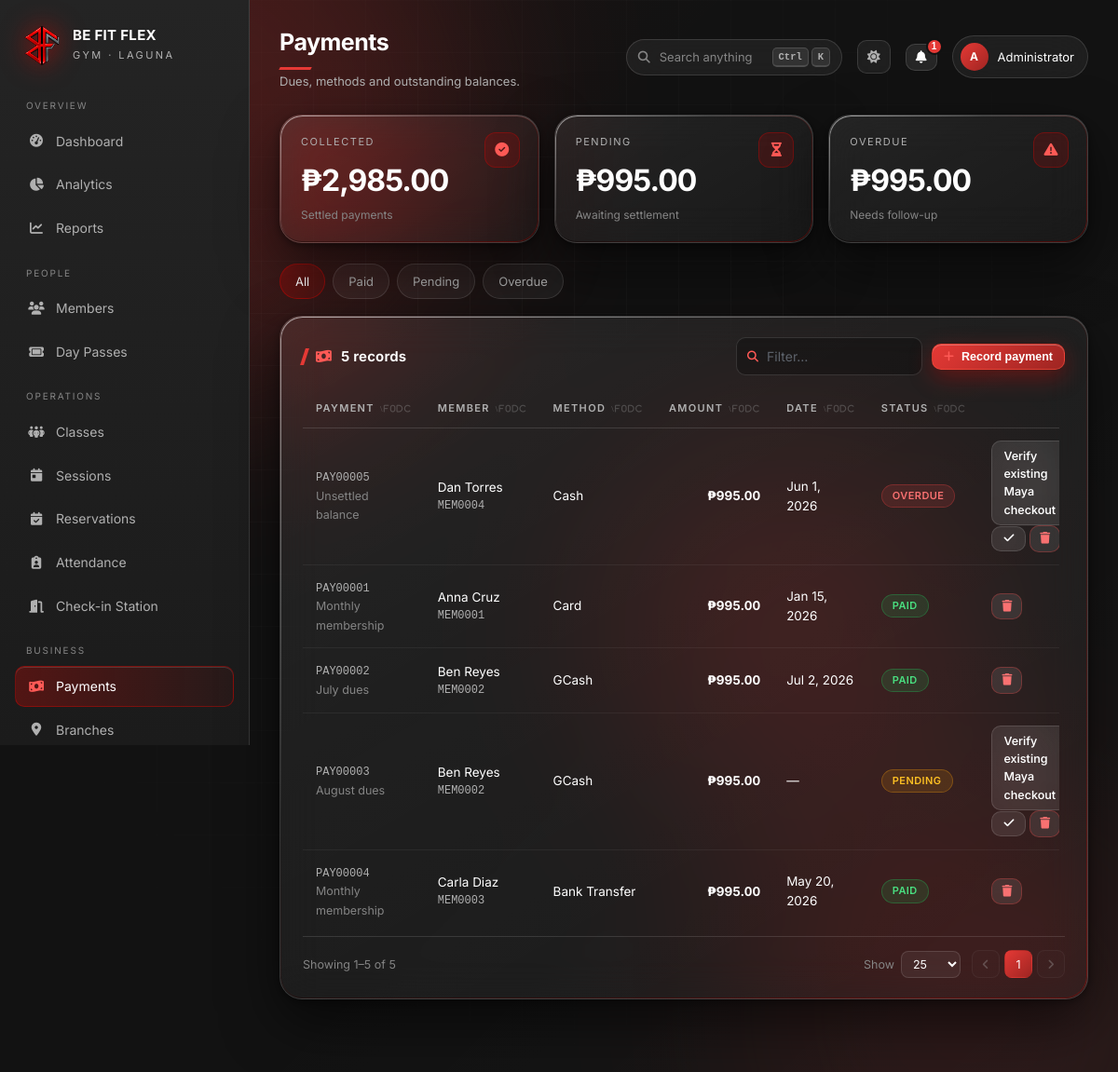
/admin/payments.php (signed in), run on the app's committed database.
### tables this page shows
CREATE TABLE payments (
    payment_id VARCHAR(50) PRIMARY KEY,
    member_id VARCHAR(50) NOT NULL,
    session_id VARCHAR(50),
    amount DECIMAL(10,2) NOT NULL,
    payment_method ENUM('Cash','Card','GCash','Bank Transfer','Maya') NOT NULL,
    payment_status ENUM('Paid','Pending','Overdue') NOT NULL DEFAULT 'Pending',
    payment_date DATE,
    maya_checkout_id VARCHAR(100) NULL,
    notes LONGTEXT NULL,
    created_at TIMESTAMP DEFAULT CURRENT_TIMESTAMP,
    updated_at TIMESTAMP DEFAULT CURRENT_TIMESTAMP ON UPDATE CURRENT_TIMESTAMP,
    FOREIGN KEY (member_id) REFERENCES members(member_id) ON DELETE CASCADE,
    FOREIGN KEY (session_id) REFERENCES sessions(session_id) ON DELETE SET NULL,
    INDEX idx_member_id (member_id), INDEX idx_payment_status (payment_status), INDEX idx_payment_date (payment_date)
);

CREATE TABLE members (
    member_id VARCHAR(50) PRIMARY KEY,
    user_id INT NOT NULL UNIQUE,
    member_name VARCHAR(255) NOT NULL,
    contact_number TEXT NOT NULL,
    contact_number_encrypted TEXT NULL,
    email VARCHAR(255) NOT NULL,
    membership_type ENUM('Monthly') NOT NULL,
    join_date DATE NOT NULL,
    out_date DATE NULL,
    status ENUM('Active','Inactive','Expired') NOT NULL DEFAULT 'Active',
    created_at TIMESTAMP DEFAULT CURRENT_TIMESTAMP,
    updated_at TIMESTAMP DEFAULT CURRENT_TIMESTAMP ON UPDATE CURRENT_TIMESTAMP,
    FOREIGN KEY (user_id) REFERENCES users(user_id) ON DELETE CASCADE,
    INDEX idx_status (status), INDEX idx_member_name (member_name), INDEX idx_email (email)
);

### config/db.php (called while the page is built, shortened)
<?php
function db(): PDO
{
    static $pdo = null;
    if ($pdo instanceof PDO) {
        return $pdo;
    }
    $dsn = sprintf('mysql:host=%s;port=%s;dbname=%s;charset=utf8mb4', DB['host'], DB['port'], DB['name']);
    try {
        $pdo = new PDO($dsn, DB['user'], DB['pass'], [
            PDO::ATTR_ERRMODE            => PDO::ERRMODE_EXCEPTION,
            PDO::ATTR_DEFAULT_FETCH_MODE => PDO::FETCH_ASSOC,
            PDO::ATTR_EMULATE_PREPARES   => false,
        ]);
    } catch (PDOException $e) {
        http_response_code(500);
        error_log('Database connection failed: ' . $e->getMessage());
        echo '<!doctype html><meta charset="utf-8">'
           . '<div style="font:16px system-ui;background:#0a0a0a;color:#eee;padding:40px;height:100vh">'
           . '<h1 style="color:#E10600">Database connection failed</h1>'
           . '<p>MySQL is not reachable, the database has not been imported, or its environment variables are incorrect.</p>'
           . '<p>Check the database service and application logs, then verify the MYSQLHOST, MYSQLPORT, MYSQLDATABASE, MYSQLUSER, and MYSQLPASSWORD settings.</p></div>';
        exit;
    }
    return $pdo;
}

### admin/payments.php (the view, shortened to what this page needs)
<?php
$filter = $_GET['status'] ?? 'all';
$sql = 'SELECT p.*, m.member_name FROM payments p JOIN members m ON m.member_id = p.member_id';
$args = [];
$sql .= ' ORDER BY (p.payment_status <> "Overdue"), p.created_at DESC';
$payments = rows($sql, $args);
$paid    = (float) scalar("SELECT COALESCE(SUM(amount),0) FROM payments WHERE payment_status='Paid'");
$pending = (float) scalar("SELECT COALESCE(SUM(amount),0) FROM payments WHERE payment_status='Pending'");
$overdue = (float) scalar("SELECT COALESCE(SUM(amount),0) FROM payments WHERE payment_status='Overdue'");
include __DIR__ . '/../includes/header.php';
?>
<div class="stats">
  <div class="stat glass hover"><div class="ico"><i class="fa-solid fa-circle-check"></i></div>
    <div class="label">Collected</div><div class="value payment-stat-value"><?= money($paid) ?></div>
    <div class="note">Settled payments</div></div>
  <div class="stat glass hover"><div class="ico"><i class="fa-solid fa-hourglass-half"></i></div>
    <div class="label">Pending</div><div class="value payment-stat-value"><?= money($pending) ?></div>
    <div class="note">Awaiting settlement</div></div>
  <div class="stat glass hover"><div class="ico"><i class="fa-solid fa-triangle-exclamation"></i></div>
    <div class="label">Overdue</div><div class="value payment-stat-value"><?= money($overdue) ?></div>
    <div class="note">Needs follow-up</div></div>
</div>
<div class="tabs">
  <?php foreach (['all' => 'All', 'Paid' => 'Paid', 'Pending' => 'Pending', 'Overdue' => 'Overdue'] as $k => $lbl): ?>
    <a class="<?= $filter === $k ? 'on' : '' ?>" href="?status=<?= $k ?>"><?= $lbl ?></a>
  <?php endforeach; ?>
</div>
<div class="panel glass">
  <h2><i class="fa-solid fa-money-bill-wave"></i> <?= count($payments) ?> record<?= count($payments) === 1 ? '' : 's' ?>
    <input type="search" placeholder="Filter…" data-filter-for="tblPay" style="width:200px">
    <button class="btn red sm" data-shortcut="new" onclick="openPaymentModal()"><i class="fa-solid fa-plus"></i> Record payment</button>
  </h2>
  <?php if (!$payments): ?>
    <div class="empty"><i class="fa-solid fa-receipt"></i>Nothing here.</div>
  <?php else: ?>
  <div class="table-wrap"><table id="tblPay" class="payment-table keep-table-mobile"
      data-page-size-options="10,25,50,100">
    <thead><tr><th>Payment</th><th>Member</th><th>Method</th><th class="num">Amount</th><th>Date</th><th>Status</th><th></th></tr></thead>
    <tbody>
    <?php foreach ($payments as $p): ?>
      <tr>
        <td><span class="mono"><?= e($p['payment_id']) ?></span>
            <?php if ($p['notes']): ?><div class="note"><?= e($p['notes']) ?></div><?php endif; ?></td>
        <td><?= e($p['member_name']) ?><div class="mono"><?= e($p['member_id']) ?></div></td>
        <td><?= e($p['payment_method']) ?></td>
        <td class="num"><b><?= money($p['amount']) ?></b></td>
        <td><?= dt($p['payment_date']) ?></td>
        <td><?= badge($p['payment_status']) ?></td>
        <td class="payment-actions" data-label="Actions">
          <?php if ($p['payment_status'] !== 'Paid'): ?>
            <?php if (empty($p['maya_checkout_id'])): ?>
              <details style="display:inline-block">
                <summary class="btn sm">Verify existing Maya checkout</summary>
              </details>
            <?php endif; ?>
            <?php if (!empty($p['maya_checkout_id']) || $p['payment_method'] === 'Maya'): ?>
              <span class="note" title="Maya-linked payments can only be confirmed by Maya.">Maya confirmation required</span>
            <?php else: ?>
              <form method="post" style="display:inline">
                <button class="btn sm" title="Mark as paid"><i class="fa-solid fa-check"></i></button>
              </form>
            <?php endif; ?>
          <?php endif; ?>
          <form method="post" style="display:inline" onsubmit="return confirm('Delete this payment record?')">
            <button class="btn sm icon danger"><i class="fa-solid fa-trash"></i></button>
          </form>
        </td>
      </tr>
    <?php endforeach; ?>
    </tbody>
  </table></div>
  <?php endif; ?>
</div>
<?php include __DIR__ . '/../includes/footer.php'; ?>

### includes/helpers.php (shortened to what this page needs)
<?php
function e(mixed $v): string
{
    return htmlspecialchars((string) $v, ENT_QUOTES, 'UTF-8');
}
function money(float|string|null $v): string
{
    return '&#8369;' . number_format((float) $v, 2);
}
function dt(?string $v, string $fmt = 'M j, Y'): string
{
    if (!$v || str_starts_with($v, '0000')) {
        return '—';
    }
    $ts = strtotime($v);
    return $ts ? date($fmt, $ts) : '—';
}
function badge(?string $status): string
{
    $map = [
        'Active' => 'ok', 'Paid' => 'ok', 'Completed' => 'ok', 'Present' => 'ok', 'Confirmed' => 'ok',
        'Pending' => 'warn', 'Scheduled' => 'warn', 'Late' => 'warn', 'Ongoing' => 'warn',
        'Inactive' => 'mute', 'Absent' => 'mute',
        'Overdue' => 'bad', 'Expired' => 'bad', 'Cancelled' => 'bad',
    ];
    $tone = $map[$status] ?? 'mute';
    return '<span class="chip ' . $tone . '">' . e($status ?? '—') . '</span>';
}
function stmt(string $sql): PDOStatement
{
    static $cache = [];
    return $cache[$sql] ??= db()->prepare($sql);
}
function scalar(string $sql, array $args = []): mixed
{
    $s = stmt($sql);
    $s->execute($args);
    $v = $s->fetchColumn();
    return $v;
}
function rows(string $sql, array $args = []): array
{
    $s = stmt($sql);
    $s->execute($args);
    $r = $s->fetchAll();
    return $r;
}

### assets/css/ui.css (style rules this page uses)
:root { --row-y: 13px; --panel-p: 22px; }
.panel { padding: var(--panel-p) calc(var(--panel-p) + 2px); }
tbody td { padding: var(--row-y) 14px; }
thead th.sortable { cursor: pointer; user-select: none; white-space: nowrap; }
thead th.sortable::after { content: "\\f0dc"; font-family: "Font Awesome 6 Free"; font-weight: 900; font-size: 9px; margin-left: 6px; opacity: .3; }
.search-wrap input { padding-left: 32px !important; }
body.admin-payments .panel, body.admin-payments .table-wrap { min-width: 0; max-width: 100%; }

### data on the page
payments: payment_id "PAY00005", notes "Unsettled balance", member.member_name "Dan Torres", member "MEM0004", payment_method "Cash", amount "₱995.00", payment_date "Jun 1, 2026", payment_status "OVERDUE", shows "Verify existing Maya checkout"
payments: payment_id "PAY00001", notes "Monthly membership", member.member_name "Anna Cruz", member "MEM0001", payment_method "Card", amount "₱995.00", payment_date "Jan 15, 2026", payment_status "PAID"
payments: payment_id "PAY00002", notes "July dues", member.member_name "Ben Reyes", member "MEM0002", payment_method "GCash", amount "₱995.00", payment_date "Jul 2, 2026", payment_status "PAID"
payments: payment_id "PAY00003", notes "August dues", member.member_name "Ben Reyes", member "MEM0002", payment_method "GCash", amount "₱995.00", payment_date "—", payment_status "PENDING", shows "Verify existing Maya checkout"
payments: payment_id "PAY00004", notes "Monthly membership", member.member_name "Carla Diaz", member "MEM0003", payment_method "Bank Transfer", amount "₱995.00", payment_date "May 20, 2026", payment_status "PAID"

### other printed values
$group "OVERVIEW"
$label "Dashboard"
$label "Analytics"
$label "Reports"
$group "PEOPLE"
$label "Members"
$label "Day Passes"
$group "OPERATIONS"
$label "Classes"
$label "Sessions"
$label "Reservations"
$label "Attendance"
$label "Check-in Station"
$group "BUSINESS"
$label "Payments"
